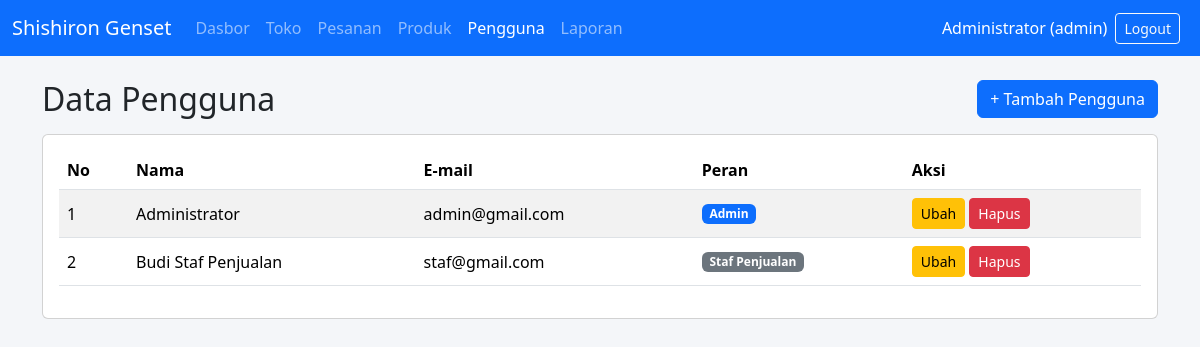
The page /pengguna.php (signed in) on the database its author committed.
### tables this page shows
CREATE TABLE pengguna (
    id INT AUTO_INCREMENT PRIMARY KEY,
    nama VARCHAR(100) NOT NULL,
    email VARCHAR(100) NOT NULL UNIQUE,
    password_hash VARCHAR(255) NOT NULL,
    peran ENUM('admin','staf') NOT NULL DEFAULT 'staf',
    dibuat TIMESTAMP NOT NULL DEFAULT CURRENT_TIMESTAMP
);

### config.php (called while the page is built, shortened)
<?php
function e($teks)
{
	return htmlspecialchars((string)$teks, ENT_QUOTES, 'UTF-8');
}

### pengguna.php (the view, shortened to what this page needs)
<?php
	require 'config.php';
	$aksi = $_GET['aksi'] ?? 'tampil';
	$id = (int)($_GET['id'] ?? 0);
	$errors = array();
	$data = array(
		'nama' => '',
		'email' => '',
		'peran' => 'staf'
	);
	if ($aksi == 'tampil') {
		$daftar = $db->query("SELECT id, nama, email, peran, dibuat FROM pengguna ORDER BY nama ASC")->fetchAll();
	}
	include 'header.php';
?>
<?php if ($aksi == 'tambah' || $aksi == 'ubah') { ?>
	<h2 class="mb-3"><?= $aksi == 'tambah' ? 'Tambah Pengguna' : 'Ubah Pengguna' ?></h2>
	<?php if (count($errors) > 0) { ?>
		<div class="alert alert-danger">
			<ul class="mb-0">
				<?php foreach ($errors as $err) { ?>
					<li><?= e($err) ?></li>
				<?php } ?>
			</ul>
		</div>
	<?php } ?>
	<div class="card">
		<div class="card-body">
			<form method="post" action="pengguna.php?aksi=<?= e($aksi) ?>&id=<?= e($id) ?>">
				<input type="hidden" name="token" value="<?= e(buat_token()) ?>">
				<input type="hidden" name="id" value="<?= e($id) ?>">
				<div class="row">
					<div class="col-md-6 mb-3">
						<label class="form-label">Nama</label>
						<input type="text" name="nama" class="form-control" value="<?= e($data['nama']) ?>" required>
					</div>
					<div class="col-md-6 mb-3">
						<label class="form-label">E-mail</label>
						<input type="email" name="email" class="form-control" value="<?= e($data['email']) ?>" required>
					</div>
					<div class="col-md-6 mb-3">
						<label class="form-label">Password <?= $aksi == 'ubah' ? '(kosongkan jika tidak diganti)' : '' ?></label>
						<input type="password" name="password" class="form-control" <?= $aksi == 'tambah' ? 'required' : '' ?>>
					</div>
					<div class="col-md-6 mb-3">
						<label class="form-label">Peran</label>
						<select name="peran" class="form-select">
							<option value="staf" <?= $data['peran'] == 'staf' ? 'selected' : '' ?>>Staf Penjualan</option>
							<option value="admin" <?= $data['peran'] == 'admin' ? 'selected' : '' ?>>Admin</option>
						</select>
					</div>
				</div>
				<button type="submit" class="btn btn-primary">Simpan</button>
				<a href="pengguna.php" class="btn btn-secondary">Batal</a>
			</form>
		</div>
	</div>
<?php } else { ?>
	<div class="d-flex justify-content-between align-items-center mb-3">
		<h2 class="mb-0">Data Pengguna</h2>
		<a href="pengguna.php?aksi=tambah" class="btn btn-primary">+ Tambah Pengguna</a>
	</div>
	<div class="card">
		<div class="card-body">
			<div class="table-responsive">
				<table class="table table-striped table-hover align-middle">
					<thead>
						<tr>
							<th>No</th>
							<th>Nama</th>
							<th>E-mail</th>
							<th>Peran</th>
							<th>Aksi</th>
						</tr>
					</thead>
					<tbody>
						<?php $no = 1; ?>
						<?php foreach ($daftar as $row) { ?>
							<tr>
								<td><?= $no++ ?></td>
								<td><?= e($row['nama']) ?></td>
								<td><?= e($row['email']) ?></td>
								<td>
									<span class="badge <?= $row['peran'] == 'admin' ? 'bg-primary' : 'bg-secondary' ?>">
										<?= $row['peran'] == 'admin' ? 'Admin' : 'Staf Penjualan' ?>
									</span>
								</td>
								<td class="text-nowrap">
									<a href="pengguna.php?aksi=ubah&id=<?= e($row['id']) ?>" class="btn btn-sm btn-warning">Ubah</a>
									<form method="post" action="pengguna.php?aksi=hapus" class="form-hapus" data-nama="<?= e($row['nama']) ?>">
										<button type="submit" class="btn btn-sm btn-danger">Hapus</button>
									</form>
								</td>
							</tr>
						<?php } ?>
					</tbody>
				</table>
			</div>
		</div>
	</div>
<?php } ?>

### css/style.css (style rules this page uses)
body { background-color: #f4f6f9; }
.form-hapus { display: inline; }

### rows shown on the page
pengguna: nama "Administrator", email "admin@gmail.com", peran "Admin"
pengguna: nama "Budi Staf Penjualan", email "staf@gmail.com", peran "Staf Penjualan"

### other values the page prints
$_SESSION['pengguna']['nama'] "Administrator"
$peran "admin"
